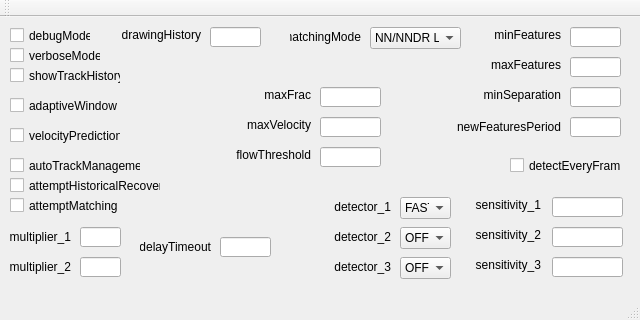
<?xml version="1.0" encoding="UTF-8"?>
<ui version="4.0">
 <class>MainWindow_flow</class>
 <widget class="QMainWindow" name="MainWindow_flow">
  <property name="geometry">
   <rect>
    <x>0</x>
    <y>0</y>
    <width>640</width>
    <height>320</height>
   </rect>
  </property>
  <property name="windowTitle">
   <string>MainWindow_flow</string>
  </property>
  <widget class="QWidget" name="centralWidget">
   <widget class="QCheckBox" name="debugMode">
    <property name="geometry">
     <rect>
      <x>10</x>
      <y>10</y>
      <width>81</width>
      <height>17</height>
     </rect>
    </property>
    <property name="text">
     <string>debugMode</string>
    </property>
   </widget>
   <widget class="QCheckBox" name="verboseMode">
    <property name="geometry">
     <rect>
      <x>10</x>
      <y>30</y>
      <width>91</width>
      <height>17</height>
     </rect>
    </property>
    <property name="text">
     <string>verboseMode</string>
    </property>
   </widget>
   <widget class="QCheckBox" name="showTrackHistory">
    <property name="geometry">
     <rect>
      <x>10</x>
      <y>50</y>
      <width>111</width>
      <height>17</height>
     </rect>
    </property>
    <property name="text">
     <string>showTrackHistory</string>
    </property>
   </widget>
   <widget class="QCheckBox" name="adaptiveWindow">
    <property name="geometry">
     <rect>
      <x>10</x>
      <y>80</y>
      <width>111</width>
      <height>17</height>
     </rect>
    </property>
    <property name="text">
     <string>adaptiveWindow</string>
    </property>
   </widget>
   <widget class="QCheckBox" name="velocityPrediction">
    <property name="geometry">
     <rect>
      <x>10</x>
      <y>110</y>
      <width>111</width>
      <height>17</height>
     </rect>
    </property>
    <property name="text">
     <string>velocityPrediction</string>
    </property>
   </widget>
   <widget class="QCheckBox" name="attemptHistoricalRecovery">
    <property name="geometry">
     <rect>
      <x>10</x>
      <y>160</y>
      <width>151</width>
      <height>17</height>
     </rect>
    </property>
    <property name="text">
     <string>attemptHistoricalRecovery</string>
    </property>
   </widget>
   <widget class="QCheckBox" name="autoTrackManagement">
    <property name="geometry">
     <rect>
      <x>10</x>
      <y>140</y>
      <width>131</width>
      <height>17</height>
     </rect>
    </property>
    <property name="text">
     <string>autoTrackManagement</string>
    </property>
   </widget>
   <widget class="QCheckBox" name="attemptMatching">
    <property name="geometry">
     <rect>
      <x>10</x>
      <y>180</y>
      <width>111</width>
      <height>17</height>
     </rect>
    </property>
    <property name="text">
     <string>attemptMatching</string>
    </property>
   </widget>
   <widget class="QCheckBox" name="detectEveryFrame">
    <property name="geometry">
     <rect>
      <x>510</x>
      <y>140</y>
      <width>111</width>
      <height>17</height>
     </rect>
    </property>
    <property name="text">
     <string>detectEveryFrame</string>
    </property>
   </widget>
   <widget class="QLabel" name="maxFeatures_label">
    <property name="geometry">
     <rect>
      <x>470</x>
      <y>40</y>
      <width>91</width>
      <height>16</height>
     </rect>
    </property>
    <property name="text">
     <string>maxFeatures</string>
    </property>
    <property name="alignment">
     <set>Qt::AlignRight|Qt::AlignTrailing|Qt::AlignVCenter</set>
    </property>
   </widget>
   <widget class="QLineEdit" name="maxFeatures">
    <property name="geometry">
     <rect>
      <x>570</x>
      <y>40</y>
      <width>51</width>
      <height>20</height>
     </rect>
    </property>
    <property name="text">
     <string/>
    </property>
   </widget>
   <widget class="QLabel" name="minFeaturesLabel">
    <property name="geometry">
     <rect>
      <x>470</x>
      <y>10</y>
      <width>91</width>
      <height>16</height>
     </rect>
    </property>
    <property name="text">
     <string>minFeatures</string>
    </property>
    <property name="alignment">
     <set>Qt::AlignRight|Qt::AlignTrailing|Qt::AlignVCenter</set>
    </property>
   </widget>
   <widget class="QLineEdit" name="minFeatures">
    <property name="geometry">
     <rect>
      <x>570</x>
      <y>10</y>
      <width>51</width>
      <height>20</height>
     </rect>
    </property>
    <property name="text">
     <string/>
    </property>
   </widget>
   <widget class="QLineEdit" name="drawingHistory">
    <property name="geometry">
     <rect>
      <x>210</x>
      <y>10</y>
      <width>51</width>
      <height>20</height>
     </rect>
    </property>
    <property name="text">
     <string/>
    </property>
   </widget>
   <widget class="QLabel" name="drawingHistory_label">
    <property name="geometry">
     <rect>
      <x>110</x>
      <y>10</y>
      <width>91</width>
      <height>16</height>
     </rect>
    </property>
    <property name="text">
     <string>drawingHistory</string>
    </property>
    <property name="alignment">
     <set>Qt::AlignRight|Qt::AlignTrailing|Qt::AlignVCenter</set>
    </property>
   </widget>
   <widget class="QComboBox" name="matchingMode">
    <property name="geometry">
     <rect>
      <x>370</x>
      <y>10</y>
      <width>91</width>
      <height>22</height>
     </rect>
    </property>
    <property name="currentText">
     <string>NN/NNDR LDA</string>
    </property>
    <property name="currentIndex">
     <number>2</number>
    </property>
    <item>
     <property name="text">
      <string>NEAREST NEIGHBOUR</string>
     </property>
    </item>
    <item>
     <property name="text">
      <string>NN DISTANCE RATIO</string>
     </property>
    </item>
    <item>
     <property name="text">
      <string>NN/NNDR LDA</string>
     </property>
    </item>
   </widget>
   <widget class="QLineEdit" name="maxFrac">
    <property name="geometry">
     <rect>
      <x>320</x>
      <y>70</y>
      <width>61</width>
      <height>20</height>
     </rect>
    </property>
    <property name="text">
     <string/>
    </property>
   </widget>
   <widget class="QLabel" name="maxFrac_label">
    <property name="geometry">
     <rect>
      <x>220</x>
      <y>70</y>
      <width>91</width>
      <height>16</height>
     </rect>
    </property>
    <property name="frameShape">
     <enum>QFrame::NoFrame</enum>
    </property>
    <property name="text">
     <string>maxFrac</string>
    </property>
    <property name="alignment">
     <set>Qt::AlignRight|Qt::AlignTrailing|Qt::AlignVCenter</set>
    </property>
   </widget>
   <widget class="QLineEdit" name="minSeparation">
    <property name="geometry">
     <rect>
      <x>570</x>
      <y>70</y>
      <width>51</width>
      <height>20</height>
     </rect>
    </property>
    <property name="text">
     <string/>
    </property>
   </widget>
   <widget class="QLabel" name="minSeparation_label">
    <property name="geometry">
     <rect>
      <x>470</x>
      <y>70</y>
      <width>91</width>
      <height>16</height>
     </rect>
    </property>
    <property name="text">
     <string>minSeparation</string>
    </property>
    <property name="alignment">
     <set>Qt::AlignRight|Qt::AlignTrailing|Qt::AlignVCenter</set>
    </property>
   </widget>
   <widget class="QLabel" name="maxVelocity_label">
    <property name="geometry">
     <rect>
      <x>220</x>
      <y>100</y>
      <width>91</width>
      <height>16</height>
     </rect>
    </property>
    <property name="text">
     <string>maxVelocity</string>
    </property>
    <property name="alignment">
     <set>Qt::AlignRight|Qt::AlignTrailing|Qt::AlignVCenter</set>
    </property>
   </widget>
   <widget class="QLineEdit" name="maxVelocity">
    <property name="geometry">
     <rect>
      <x>320</x>
      <y>100</y>
      <width>61</width>
      <height>20</height>
     </rect>
    </property>
    <property name="text">
     <string/>
    </property>
   </widget>
   <widget class="QLineEdit" name="newFeaturesPeriod">
    <property name="geometry">
     <rect>
      <x>570</x>
      <y>100</y>
      <width>51</width>
      <height>20</height>
     </rect>
    </property>
    <property name="text">
     <string/>
    </property>
   </widget>
   <widget class="QLabel" name="newFeaturesPeriod_label">
    <property name="geometry">
     <rect>
      <x>450</x>
      <y>100</y>
      <width>111</width>
      <height>20</height>
     </rect>
    </property>
    <property name="text">
     <string>newFeaturesPeriod</string>
    </property>
    <property name="alignment">
     <set>Qt::AlignRight|Qt::AlignTrailing|Qt::AlignVCenter</set>
    </property>
   </widget>
   <widget class="QLineEdit" name="delayTimeout">
    <property name="geometry">
     <rect>
      <x>220</x>
      <y>220</y>
      <width>51</width>
      <height>20</height>
     </rect>
    </property>
    <property name="text">
     <string/>
    </property>
   </widget>
   <widget class="QLabel" name="delayTimeout_label">
    <property name="geometry">
     <rect>
      <x>140</x>
      <y>220</y>
      <width>71</width>
      <height>20</height>
     </rect>
    </property>
    <property name="text">
     <string>delayTimeout</string>
    </property>
    <property name="alignment">
     <set>Qt::AlignRight|Qt::AlignTrailing|Qt::AlignVCenter</set>
    </property>
   </widget>
   <widget class="QLineEdit" name="sensitivity_1">
    <property name="geometry">
     <rect>
      <x>552</x>
      <y>180</y>
      <width>71</width>
      <height>20</height>
     </rect>
    </property>
    <property name="text">
     <string/>
    </property>
   </widget>
   <widget class="QLineEdit" name="sensitivity_2">
    <property name="geometry">
     <rect>
      <x>552</x>
      <y>210</y>
      <width>71</width>
      <height>20</height>
     </rect>
    </property>
    <property name="text">
     <string/>
    </property>
   </widget>
   <widget class="QLineEdit" name="sensitivity_3">
    <property name="geometry">
     <rect>
      <x>552</x>
      <y>240</y>
      <width>71</width>
      <height>20</height>
     </rect>
    </property>
    <property name="text">
     <string/>
    </property>
   </widget>
   <widget class="QLabel" name="sensitivity_1_label">
    <property name="geometry">
     <rect>
      <x>450</x>
      <y>180</y>
      <width>91</width>
      <height>16</height>
     </rect>
    </property>
    <property name="frameShape">
     <enum>QFrame::NoFrame</enum>
    </property>
    <property name="text">
     <string>sensitivity_1</string>
    </property>
    <property name="alignment">
     <set>Qt::AlignRight|Qt::AlignTrailing|Qt::AlignVCenter</set>
    </property>
   </widget>
   <widget class="QLabel" name="sensitivity_2_label">
    <property name="geometry">
     <rect>
      <x>450</x>
      <y>210</y>
      <width>91</width>
      <height>16</height>
     </rect>
    </property>
    <property name="frameShape">
     <enum>QFrame::NoFrame</enum>
    </property>
    <property name="text">
     <string>sensitivity_2</string>
    </property>
    <property name="alignment">
     <set>Qt::AlignRight|Qt::AlignTrailing|Qt::AlignVCenter</set>
    </property>
   </widget>
   <widget class="QLabel" name="sensitivity_3_label">
    <property name="geometry">
     <rect>
      <x>450</x>
      <y>240</y>
      <width>91</width>
      <height>16</height>
     </rect>
    </property>
    <property name="frameShape">
     <enum>QFrame::NoFrame</enum>
    </property>
    <property name="text">
     <string>sensitivity_3</string>
    </property>
    <property name="alignment">
     <set>Qt::AlignRight|Qt::AlignTrailing|Qt::AlignVCenter</set>
    </property>
   </widget>
   <widget class="QLineEdit" name="multiplier_1">
    <property name="geometry">
     <rect>
      <x>80</x>
      <y>210</y>
      <width>41</width>
      <height>20</height>
     </rect>
    </property>
    <property name="text">
     <string/>
    </property>
   </widget>
   <widget class="QLabel" name="multiplier_1_label">
    <property name="geometry">
     <rect>
      <x>10</x>
      <y>210</y>
      <width>61</width>
      <height>20</height>
     </rect>
    </property>
    <property name="frameShape">
     <enum>QFrame::NoFrame</enum>
    </property>
    <property name="text">
     <string>multiplier_1</string>
    </property>
    <property name="alignment">
     <set>Qt::AlignRight|Qt::AlignTrailing|Qt::AlignVCenter</set>
    </property>
   </widget>
   <widget class="QLabel" name="multiplier_2_label">
    <property name="geometry">
     <rect>
      <x>10</x>
      <y>240</y>
      <width>61</width>
      <height>20</height>
     </rect>
    </property>
    <property name="frameShape">
     <enum>QFrame::NoFrame</enum>
    </property>
    <property name="text">
     <string>multiplier_2</string>
    </property>
    <property name="alignment">
     <set>Qt::AlignRight|Qt::AlignTrailing|Qt::AlignVCenter</set>
    </property>
   </widget>
   <widget class="QLineEdit" name="multiplier_2">
    <property name="geometry">
     <rect>
      <x>80</x>
      <y>240</y>
      <width>41</width>
      <height>20</height>
     </rect>
    </property>
    <property name="text">
     <string/>
    </property>
   </widget>
   <widget class="QComboBox" name="detector_1">
    <property name="geometry">
     <rect>
      <x>400</x>
      <y>180</y>
      <width>51</width>
      <height>22</height>
     </rect>
    </property>
    <property name="currentText">
     <string>FAST</string>
    </property>
    <property name="currentIndex">
     <number>2</number>
    </property>
    <item>
     <property name="text">
      <string>OFF</string>
     </property>
    </item>
    <item>
     <property name="text">
      <string>GFTT</string>
     </property>
    </item>
    <item>
     <property name="text">
      <string>FAST</string>
     </property>
    </item>
    <item>
     <property name="text">
      <string>HARRIS</string>
     </property>
    </item>
    <item>
     <property name="text">
      <string>FILE</string>
     </property>
    </item>
   </widget>
   <widget class="QComboBox" name="detector_2">
    <property name="geometry">
     <rect>
      <x>400</x>
      <y>210</y>
      <width>51</width>
      <height>22</height>
     </rect>
    </property>
    <property name="currentText">
     <string>OFF</string>
    </property>
    <property name="currentIndex">
     <number>0</number>
    </property>
    <item>
     <property name="text">
      <string>OFF</string>
     </property>
    </item>
    <item>
     <property name="text">
      <string>GFTT</string>
     </property>
    </item>
    <item>
     <property name="text">
      <string>FAST</string>
     </property>
    </item>
    <item>
     <property name="text">
      <string>HARRIS</string>
     </property>
    </item>
    <item>
     <property name="text">
      <string>FILE</string>
     </property>
    </item>
   </widget>
   <widget class="QComboBox" name="detector_3">
    <property name="geometry">
     <rect>
      <x>400</x>
      <y>240</y>
      <width>51</width>
      <height>22</height>
     </rect>
    </property>
    <property name="currentText">
     <string>OFF</string>
    </property>
    <property name="currentIndex">
     <number>0</number>
    </property>
    <item>
     <property name="text">
      <string>OFF</string>
     </property>
    </item>
    <item>
     <property name="text">
      <string>GFTT</string>
     </property>
    </item>
    <item>
     <property name="text">
      <string>FAST</string>
     </property>
    </item>
    <item>
     <property name="text">
      <string>HARRIS</string>
     </property>
    </item>
    <item>
     <property name="text">
      <string>FILE</string>
     </property>
    </item>
   </widget>
   <widget class="QLabel" name="detector_1_label">
    <property name="geometry">
     <rect>
      <x>330</x>
      <y>180</y>
      <width>61</width>
      <height>20</height>
     </rect>
    </property>
    <property name="frameShape">
     <enum>QFrame::NoFrame</enum>
    </property>
    <property name="text">
     <string>detector_1</string>
    </property>
    <property name="alignment">
     <set>Qt::AlignRight|Qt::AlignTrailing|Qt::AlignVCenter</set>
    </property>
   </widget>
   <widget class="QLabel" name="detector_2_label">
    <property name="geometry">
     <rect>
      <x>330</x>
      <y>210</y>
      <width>61</width>
      <height>20</height>
     </rect>
    </property>
    <property name="frameShape">
     <enum>QFrame::NoFrame</enum>
    </property>
    <property name="text">
     <string>detector_2</string>
    </property>
    <property name="alignment">
     <set>Qt::AlignRight|Qt::AlignTrailing|Qt::AlignVCenter</set>
    </property>
   </widget>
   <widget class="QLabel" name="detector_3_label">
    <property name="geometry">
     <rect>
      <x>330</x>
      <y>240</y>
      <width>61</width>
      <height>20</height>
     </rect>
    </property>
    <property name="frameShape">
     <enum>QFrame::NoFrame</enum>
    </property>
    <property name="text">
     <string>detector_3</string>
    </property>
    <property name="alignment">
     <set>Qt::AlignRight|Qt::AlignTrailing|Qt::AlignVCenter</set>
    </property>
   </widget>
   <widget class="QLabel" name="matchingMode_label">
    <property name="geometry">
     <rect>
      <x>290</x>
      <y>10</y>
      <width>71</width>
      <height>20</height>
     </rect>
    </property>
    <property name="frameShape">
     <enum>QFrame::NoFrame</enum>
    </property>
    <property name="text">
     <string>matchingMode</string>
    </property>
    <property name="alignment">
     <set>Qt::AlignRight|Qt::AlignTrailing|Qt::AlignVCenter</set>
    </property>
   </widget>
   <widget class="QLineEdit" name="flowThreshold">
    <property name="geometry">
     <rect>
      <x>320</x>
      <y>130</y>
      <width>61</width>
      <height>20</height>
     </rect>
    </property>
    <property name="text">
     <string/>
    </property>
   </widget>
   <widget class="QLabel" name="flowThreshold_label">
    <property name="geometry">
     <rect>
      <x>220</x>
      <y>130</y>
      <width>91</width>
      <height>16</height>
     </rect>
    </property>
    <property name="text">
     <string>flowThreshold</string>
    </property>
    <property name="alignment">
     <set>Qt::AlignRight|Qt::AlignTrailing|Qt::AlignVCenter</set>
    </property>
   </widget>
  </widget>
  <widget class="QMenuBar" name="menuBar">
   <property name="geometry">
    <rect>
     <x>0</x>
     <y>0</y>
     <width>640</width>
     <height>21</height>
    </rect>
   </property>
  </widget>
  <widget class="QToolBar" name="mainToolBar">
   <attribute name="toolBarArea">
    <enum>TopToolBarArea</enum>
   </attribute>
   <attribute name="toolBarBreak">
    <bool>false</bool>
   </attribute>
  </widget>
  <widget class="QStatusBar" name="statusBar"/>
 </widget>
 <layoutdefault spacing="6" margin="11"/>
 <resources/>
 <connections/>
</ui>
